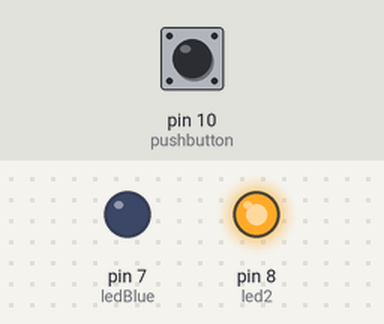
Bench run of a sketch on a simulated Arduino Uno, built with avr-gcc and run on an emulated ATmega328P. Shown: output pins drawn as LEDs (lit = HIGH). The test bench sets the inputs (shaded band); at power-on: pin 10 (pushbutton) LOW.

Above: at 1.2 s.
1.3 s: pin 10 (pushbutton) pulled HIGH for 0.15 s
At 2.2 s:
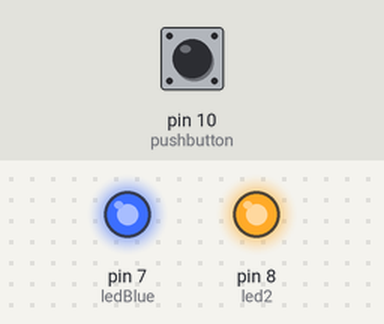
Timing chart, 0 to 12.9 s (numbered marks = the images above; inputs shaded):
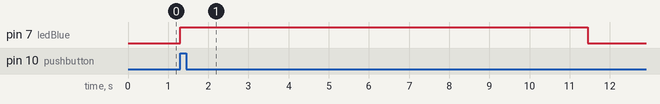

Measured:
- after the input at 1.3 s, pin 7 (ledBlue): LOW → HIGH at once, → LOW 10.1 s later

The sketch:

timed_off_LED_switch.ino
```cpp
/*
 * Push button.  LED turns ON for 10 seconds, then
 * turns OFF;
 *
 */

const int ledBlue = 7;
const int led2 = 8;
const int pushbutton = 10;

bool isOn;
unsigned long timeStarted;
long timeElapsed;
long maxElapsedTime = 10*1000; // seconds


void setup() {

  pinMode(ledBlue, OUTPUT);
  pinMode(led2, OUTPUT);
  pinMode(pushbutton, INPUT);

  digitalWrite(led2, HIGH);

}

void loop() {

   if (digitalRead(pushbutton) == HIGH) {

     timeStarted = millis();
     digitalWrite(ledBlue, HIGH);

    }

    timeElapsed = millis() - timeStarted;

    if (timeElapsed > maxElapsedTime) {
        digitalWrite(ledBlue, LOW);
    }


}
```
